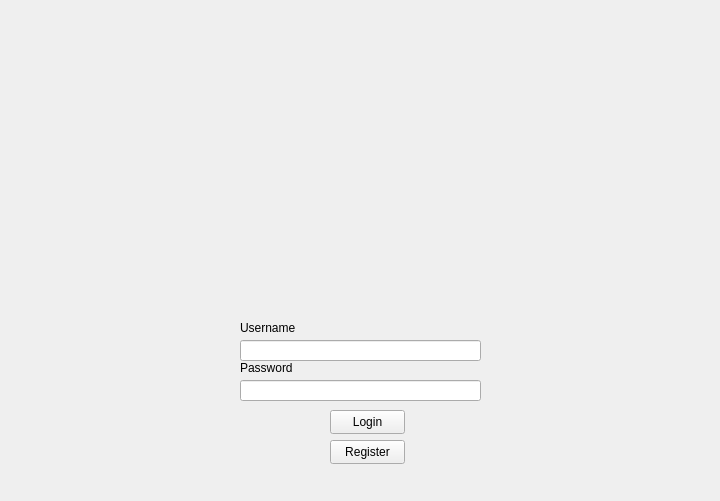
<?xml version="1.0" encoding="UTF-8"?>
<ui version="4.0">
 <class>Login</class>
 <widget class="QWidget" name="Login">
  <property name="geometry">
   <rect>
    <x>0</x>
    <y>0</y>
    <width>720</width>
    <height>501</height>
   </rect>
  </property>
  <property name="minimumSize">
   <size>
    <width>720</width>
    <height>501</height>
   </size>
  </property>
  <property name="maximumSize">
   <size>
    <width>720</width>
    <height>501</height>
   </size>
  </property>
  <property name="windowTitle">
   <string>Form</string>
  </property>
  <widget class="QLabel" name="logo">
   <property name="geometry">
    <rect>
     <x>230</x>
     <y>0</y>
     <width>231</width>
     <height>251</height>
    </rect>
   </property>
   <property name="text">
    <string/>
   </property>
   <property name="pixmap">
    <pixmap>../../img/naga.png</pixmap>
   </property>
   <property name="scaledContents">
    <bool>true</bool>
   </property>
  </widget>
  <widget class="QLabel" name="label_2">
   <property name="geometry">
    <rect>
     <x>240</x>
     <y>320</y>
     <width>61</width>
     <height>16</height>
    </rect>
   </property>
   <property name="text">
    <string>Username</string>
   </property>
  </widget>
  <widget class="QLabel" name="label_3">
   <property name="geometry">
    <rect>
     <x>240</x>
     <y>360</y>
     <width>61</width>
     <height>16</height>
    </rect>
   </property>
   <property name="text">
    <string>Password</string>
   </property>
  </widget>
  <widget class="QLineEdit" name="lineEdit_2">
   <property name="geometry">
    <rect>
     <x>240</x>
     <y>380</y>
     <width>241</width>
     <height>21</height>
    </rect>
   </property>
   <property name="text">
    <string/>
   </property>
  </widget>
  <widget class="QLineEdit" name="lineEdit">
   <property name="geometry">
    <rect>
     <x>240</x>
     <y>340</y>
     <width>241</width>
     <height>21</height>
    </rect>
   </property>
   <property name="text">
    <string/>
   </property>
  </widget>
  <widget class="QPushButton" name="pushButton">
   <property name="geometry">
    <rect>
     <x>330</x>
     <y>410</y>
     <width>75</width>
     <height>24</height>
    </rect>
   </property>
   <property name="text">
    <string>Login</string>
   </property>
  </widget>
  <widget class="QPushButton" name="pushButton_2">
   <property name="geometry">
    <rect>
     <x>330</x>
     <y>440</y>
     <width>75</width>
     <height>24</height>
    </rect>
   </property>
   <property name="text">
    <string>Register</string>
   </property>
  </widget>
  <widget class="QLabel" name="logo_2">
   <property name="geometry">
    <rect>
     <x>240</x>
     <y>240</y>
     <width>221</width>
     <height>71</height>
    </rect>
   </property>
   <property name="text">
    <string/>
   </property>
   <property name="pixmap">
    <pixmap>../../img/dragonier.png</pixmap>
   </property>
   <property name="scaledContents">
    <bool>true</bool>
   </property>
  </widget>
 </widget>
 <resources/>
 <connections/>
</ui>
